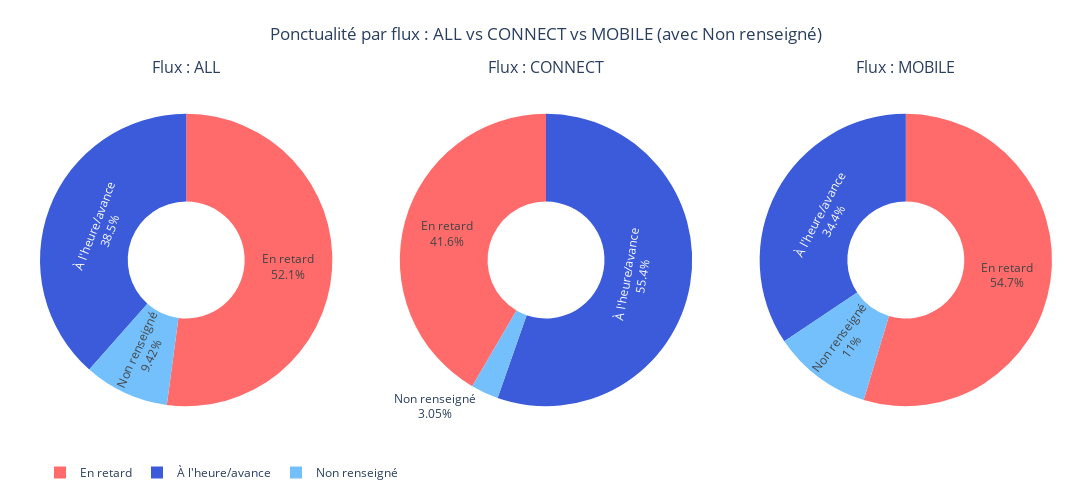

The code cell stored with this chart in its notebook:
### Markdown cell above
#### VI. Ponctualité par flux

### Code cell
# Uses the canonical df_ended prepared earlier (ended rentals only).

# Fixed label order + consistent colors across panels
labels = ["En retard", "À l'heure/avance", "Non renseigné"]
colors = ["#FF6B6B", "#3B5BDB", "#74C0FC"]  # late, on-time/early, missing

panels = [
    ("Flux : ALL", get_scoped(df_ended, "all")),
    ("Flux : CONNECT", get_scoped(df_ended, "connect")),
    ("Flux : MOBILE", get_scoped(df_ended, "mobile")),
]

fig = make_subplots(
    rows=1,
    cols=3,
    specs=[[{"type": "pie"}, {"type": "pie"}, {"type": "pie"}]],
    subplot_titles=[title for title, _ in panels],
)

for col_idx, (_, dfi) in enumerate(panels, start=1):
    # Split into 3 mutually exclusive buckets based on delay availability/sign
    count_missing = int(dfi["delay_clipped"].isna().sum())
    count_late = int((dfi["delay_clipped"] > 0).sum())
    count_on_time = int((dfi["delay_clipped"] <= 0).sum())

    fig.add_trace(
        go.Pie(
            labels=labels,
            values=[count_late, count_on_time, count_missing],
            hole=0.40,
            textinfo="percent+label",
            showlegend=(col_idx == 1),  
            marker=dict(colors=colors),
        ),
        row=1,
        col=col_idx,
    )

fig.update_layout(
    height=500,
    width=1600,
    title="Ponctualité par flux : ALL vs CONNECT vs MOBILE (avec Non renseigné)",
    title_x=0.5,
    legend=dict(orientation="h", y=-0.05),
    margin=dict(l=40, r=40, t=80, b=60),
)
fig.show()

# Sanity check: how many ended rentals per check-in flow
print("Distribution checkin_type (ended):")
print(df_ended[COL_CHECKIN].value_counts(dropna=False))

### Figure 1 — Plotly figure (JSON) as saved in the notebook; plotly's stock layout.template omitted (floating-point values rounded to 4 significant figures)
{"data": [{"domain": {"x": [0, 0.2889], "y": [0, 1]}, "hole": 0.4, "labels": ["En retard", "À l'heure/avance", "Non renseigné"], "marker": {"colors": ["#FF6B6B", "#3B5BDB", "#74C0FC"]}, "showlegend": true, "textinfo": "percent+label", "type": "pie", "values": [9404, 6941, 1700]}, {"domain": {"x": [0.3556, 0.6444], "y": [0, 1]}, "hole": 0.4, "labels": ["En retard", "À l'heure/avance", "Non renseigné"], "marker": {"colors": ["#FF6B6B", "#3B5BDB", "#74C0FC"]}, "showlegend": false, "textinfo": "percent+label", "type": "pie", "values": [1459, 1943, 107]}, {"domain": {"x": [0.7111, 1], "y": [0, 1]}, "hole": 0.4, "labels": ["En retard", "À l'heure/avance", "Non renseigné"], "marker": {"colors": ["#FF6B6B", "#3B5BDB", "#74C0FC"]}, "showlegend": false, "textinfo": "percent+label", "type": "pie", "values": [7945, 4998, 1593]}], "layout": {"annotations": [{"font": {"size": 16}, "showarrow": false, "text": "Flux : ALL", "x": 0.1444, "xanchor": "center", "xref": "paper", "y": 1, "yanchor": "bottom", "yref": "paper"}, {"font": {"size": 16}, "showarrow": false, "text": "Flux : CONNECT", "x": 0.5, "xanchor": "center", "xref": "paper", "y": 1, "yanchor": "bottom", "yref": "paper"}, {"font": {"size": 16}, "showarrow": false, "text": "Flux : MOBILE", "x": 0.8556, "xanchor": "center", "xref": "paper", "y": 1, "yanchor": "bottom", "yref": "paper"}], "height": 500, "legend": {"orientation": "h", "y": -0.05}, "margin": {"b": 60, "l": 40, "r": 40, "t": 80}, "title": {"text": "Ponctualité par flux : ALL vs CONNECT vs MOBILE (avec Non renseigné)", "x": 0.5}, "width": 1600}}
